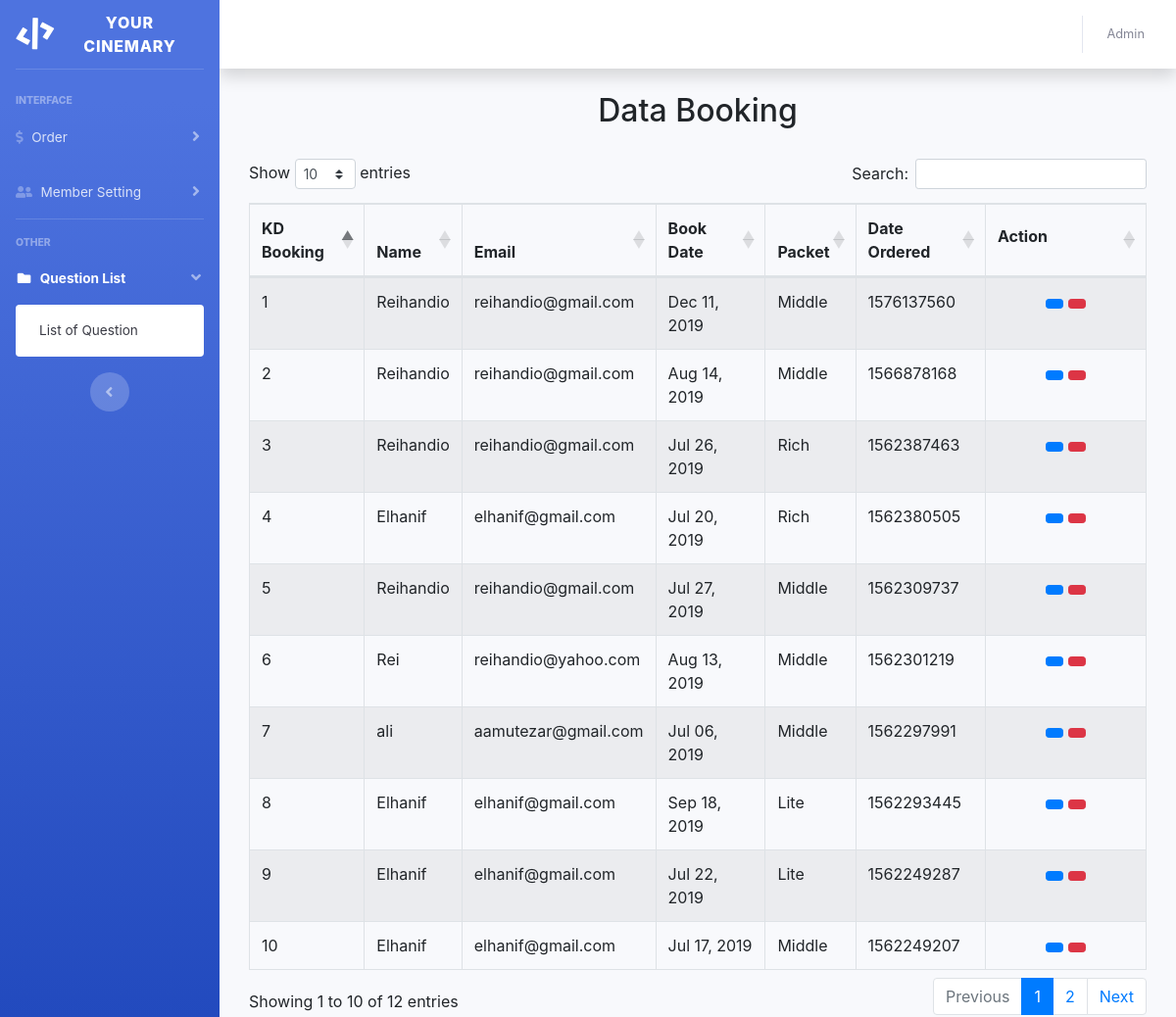
Screenshot of /index.php/bookingtmpl with the database file from the repository.
### tables this page shows
CREATE TABLE `booking` (
  `kd_booking` int(11) NOT NULL,
  `name` varchar(128) NOT NULL,
  `email` varchar(128) NOT NULL,
  `book_date` varchar(128) NOT NULL,
  `packet` varchar(128) NOT NULL,
  `date_created` int(11) NOT NULL
);

### application/controllers/Bookingtmpl.php (called while the page is built, shortened)
<?php
class Bookingtmpl extends CI_Controller {
    public function __construct()
    {
        $this->load->model('m_bookingtmpl');
    }
    public function index()
    {
        $data = array(
            'title' => 'Data Booking',
            'data_booking' => $this->m_bookingtmpl->get_all_booking()
        );
        $this->load->view('template/headeradmin',$data);
        $this->load->view('template/sidebar',$data);
        $this->load->view('template/topbar',$data);
        $this->load->view('bookingtmpl',$data);
    }
}

### index.php (called while the page is built, shortened)
<?php
require_once BASEPATH.'core/CodeIgniter.php';

### application/models/m_bookingtmpl.php (called while the page is built, shortened)
<?php
class M_Bookingtmpl extends CI_Model {
    public function get_all_booking(){
        $query = $this->db->order_by('kd_booking','DESC')->get('booking');
    return $query->result();
    }
}

### application/views/bookingtmpl.php (the view, shortened to what this page needs)
<!DOCTYPE html>
<html>
<head>
    <link rel="stylesheet" type="text/css" href="https://stackpath.bootstrapcdn.com/bootstrap/4.3.1/css/bootstrap.min.css">
    <link rel="stylesheet" type="text/css" href="https://cdn.datatables.net/1.10.18/css/dataTables.bootstrap4.min.css">
</head>
<body>
<div class="container" style="margin-top: 20px">
    <div class="col-md-12">
        <h2 style="text-align: center;margin-bottom: 30px"> Data Booking </h2>
        <table id="table_id" class="table table-striped table-bordered" cellspacing="0" width="100%">
            <thead>
                <tr>
                    <th> KD Booking </th>
                    <th> Name </th>
                    <th> Email </th>
                    <th> Book Date </th>
                    <th> Packet </th>
                    <th> Date Ordered </th>
                    <th style="width: 125px;"><p>Action</p></th>
                </tr>
            </thead>
            <tbody>
                <?php
                $no = 1;
                foreach ($data_booking as $booking) {
                ?>
                <tr>
                    <td><?php echo $no++;?></td>
                    <td><?php echo $booking->name; ?></td>
                    <td><?php echo $booking->email; ?></td>
                    <td><?php echo $booking->book_date; ?></td>
                    <td><?php echo $booking->packet; ?></td>
                    <td><?php echo $booking->date_created; ?></td>
                    <td style="text-align: center;">
                        <button class="btn btn-sm btn-primary" onclick="edit_book(<?php echo $booking->kd_booking; ?>)"><i class="glyphicon glyphcion-pencil"></i></button>
                        <button class="btn btn-sm btn-danger" onclick="delete_book(<?php echo $booking->kd_booking; ?>)"><i class="glyphicon glyphcion-pencil"></i></button>
                    </td>
                </tr>
                <?php } ?>
            </tbody>
        </table>
    </div>
</div>
 </body>
 </html>

### application/views/template/headeradmin.php (shortened to what this page needs)
<!DOCTYPE html>
<html lang="en">
<head>
  <link href="<?= base_url('assets/');?>vendor/fontawesome-free/css/all.min.css" rel="stylesheet" type="text/css">
  <link href="<?= base_url('assets/');?>css/sb-admin-2.min.css" rel="stylesheet">
</head>
<body id="page-top">
  <div id="wrapper">

### application/views/template/sidebar.php (shortened to what this page needs)
<ul class="navbar-nav bg-gradient-primary sidebar sidebar-dark accordion" id="accordionSidebar">
  <a class="sidebar-brand d-flex align-items-center justify-content-center" href="index.html">
    <div class="sidebar-brand-icon rotate-n-15">
      <i class="fas fa-code"></i>
    </div>
    <div class="sidebar-brand-text mx-3">Your Cinemary</div>
  </a>
  <hr class="sidebar-divider my-0">
  <br>
  <div class="sidebar-heading">
    Interface
  </div>
  <li class="nav-item">
    <a class="nav-link collapsed" href="#" data-toggle="collapse" data-target="#collapseTwo" aria-expanded="true" aria-controls="collapseTwo">
    <i class="fas fa-dollar-sign"></i>
      <span>Order</span>
    </a>
  </li>
  <li class="nav-item">
    <a class="nav-link collapsed" href="#" data-toggle="collapse" data-target="#collapseUtilities" aria-expanded="true" aria-controls="collapseUtilities">
    <i class="fas fa-user-friends"></i>
      <span>Member Setting</span>
    </a>
  </li>
  <hr class="sidebar-divider">
  <div class="sidebar-heading">
    Other
  </div>
  <li class="nav-item active">
    <a class="nav-link" href="#" data-toggle="collapse" data-target="#collapsePages" aria-expanded="true" aria-controls="collapsePages">
      <i class="fas fa-fw fa-folder"></i>
      <span>Question List</span>
    </a>
    <div id="collapsePages" class="collapse show" aria-labelledby="headingPages" data-parent="#accordionSidebar">
      <div class="bg-white py-2 collapse-inner rounded">
        <a class="collapse-item" href="<?= base_url(); ?>questiontmpl">List of Question</a>
      </div>
    </div>
  </li>
  <div class="text-center d-none d-md-inline">
    <button class="rounded-circle border-0" id="sidebarToggle"></button>
  </div>
</ul>

### application/views/template/topbar.php (shortened to what this page needs)
<div id="content-wrapper" class="d-flex flex-column">
<div id="content">
  <nav class="navbar navbar-expand navbar-light bg-white topbar mb-4 static-top shadow">
    <ul class="navbar-nav ml-auto">
      <li class="nav-item dropdown no-arrow">
        <a class="nav-link dropdown-toggle" href="#" id="userDropdown" role="button" data-toggle="dropdown" aria-haspopup="true" aria-expanded="false">
          <span class="mr-2 d-none d-lg-inline text-gray-600 small">Admin</span>
        </a>
      </li>
    </ul>
  </nav>

### rows the page displays
booking: name "Reihandio", email "reihandio@gmail.com", book_date "Dec 11, 2019", packet "Middle", date_created "1576137560"
booking: name "Reihandio", email "reihandio@gmail.com", book_date "Aug 14, 2019", packet "Middle", date_created "1566878168"
booking: name "Reihandio", email "reihandio@gmail.com", book_date "Jul 26, 2019", packet "Rich", date_created "1562387463"
booking: name "Elhanif", email "elhanif@gmail.com", book_date "Jul 20, 2019", packet "Rich", date_created "1562380505"
booking: name "Reihandio", email "reihandio@gmail.com", book_date "Jul 27, 2019", packet "Middle", date_created "1562309737"
booking: name "Rei", email "reihandio@yahoo.com", book_date "Aug 13, 2019", packet "Middle", date_created "1562301219"
booking: name "ali", email "aamutezar@gmail.com", book_date "Jul 06, 2019", packet "Middle", date_created "1562297991"
booking: name "Elhanif", email "elhanif@gmail.com", book_date "Sep 18, 2019", packet "Lite", date_created "1562293445"
booking: name "Elhanif", email "elhanif@gmail.com", book_date "Jul 22, 2019", packet "Lite", date_created "1562249287"
booking: name "Elhanif", email "elhanif@gmail.com", book_date "Jul 17, 2019", packet "Middle", date_created "1562249207"
